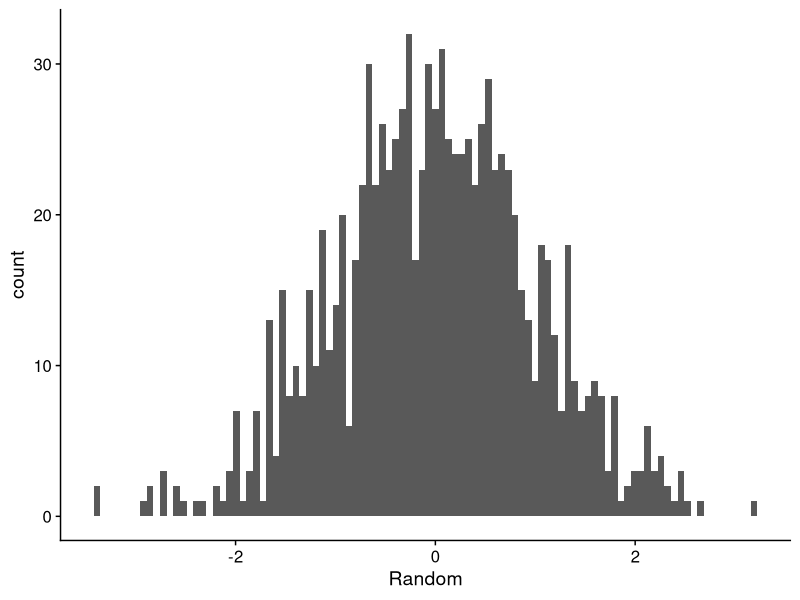
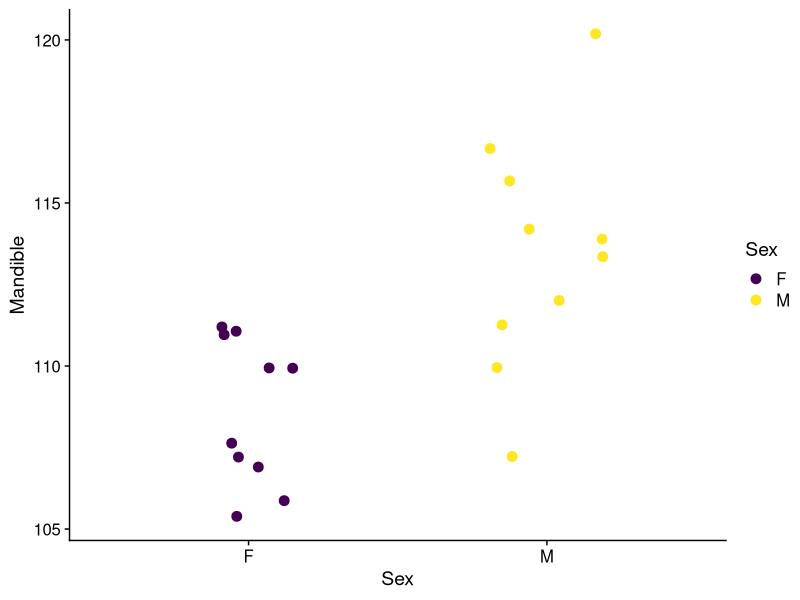
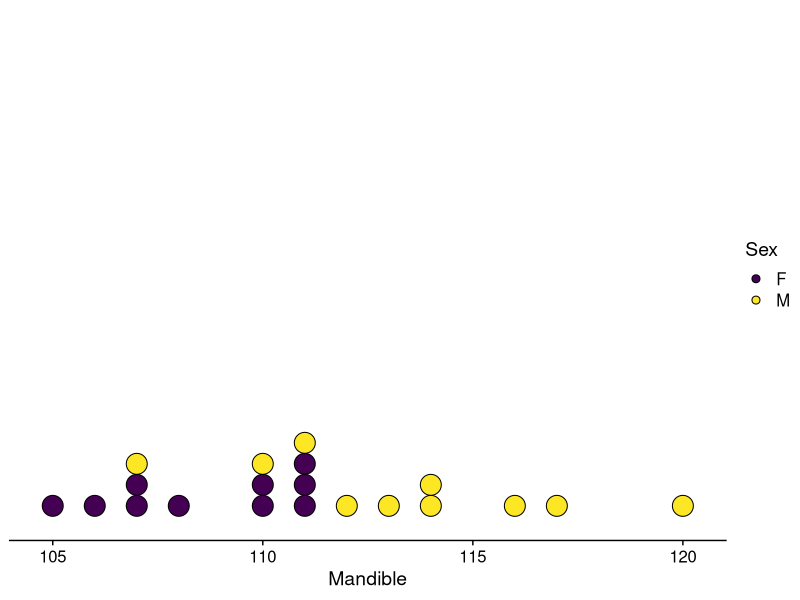
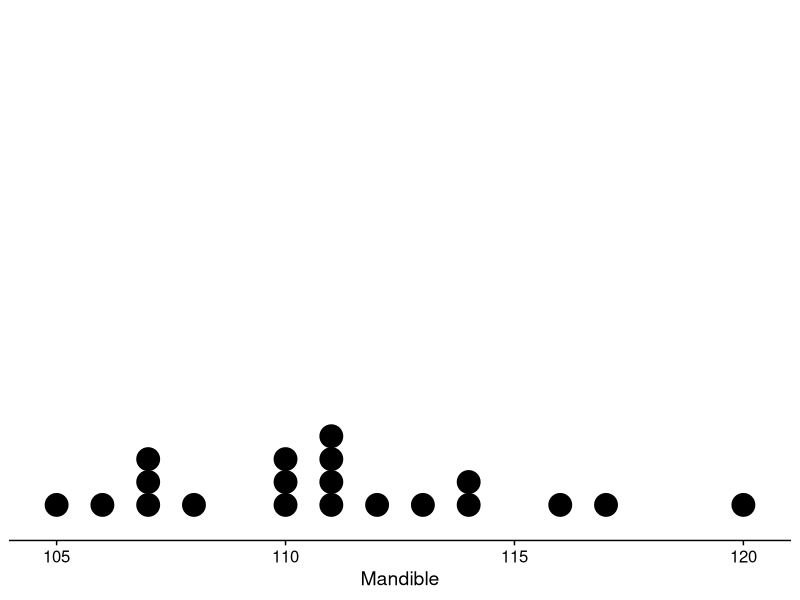
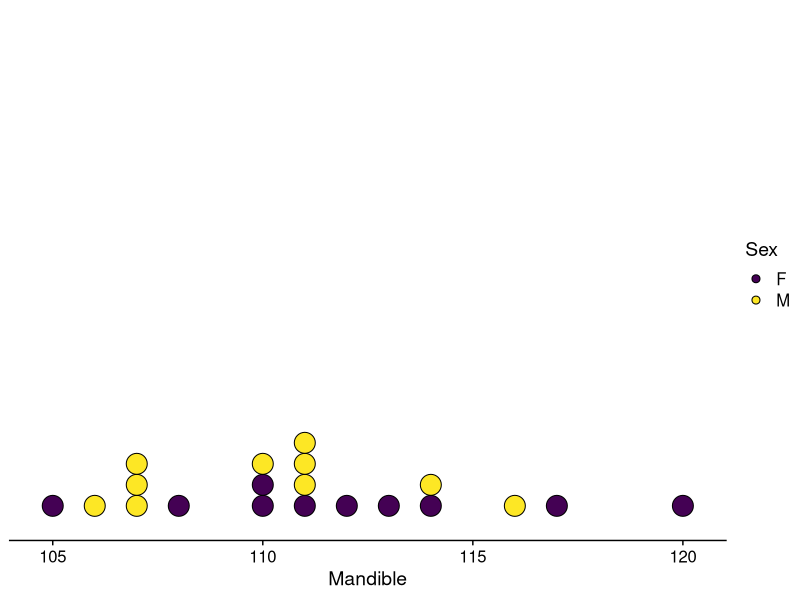
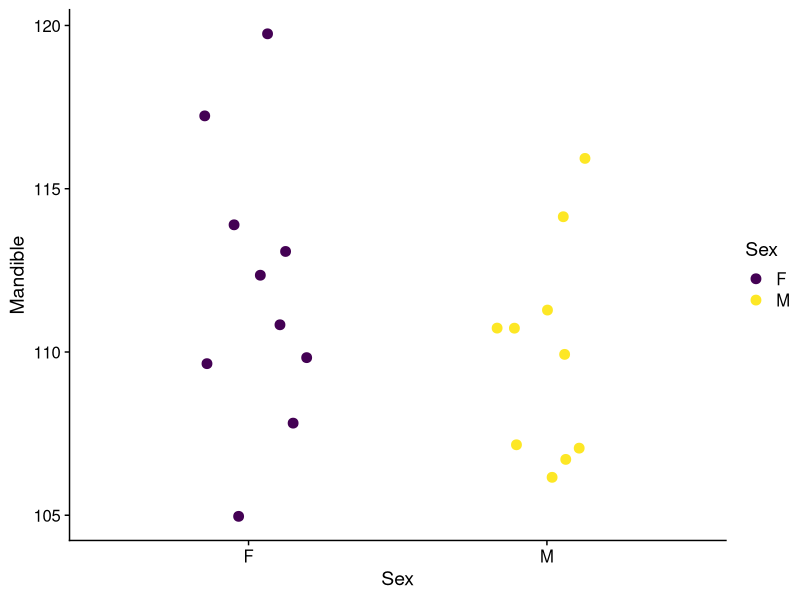
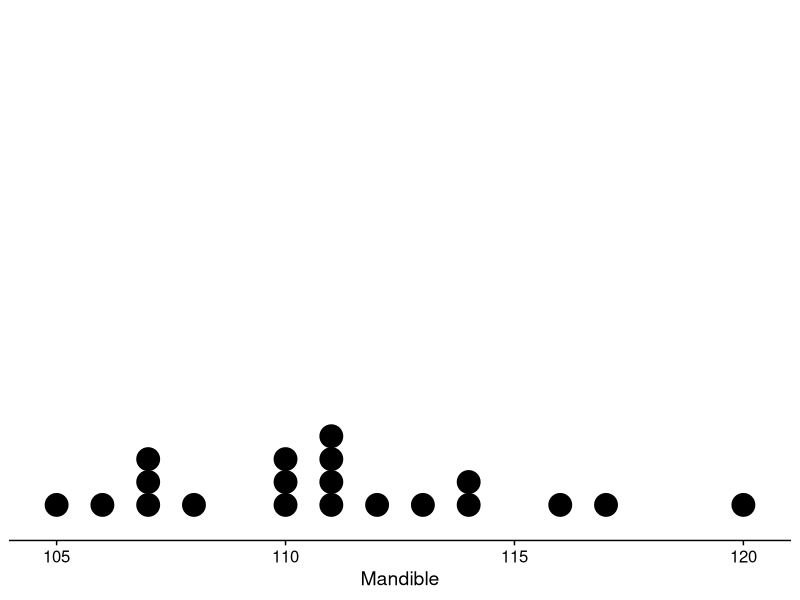
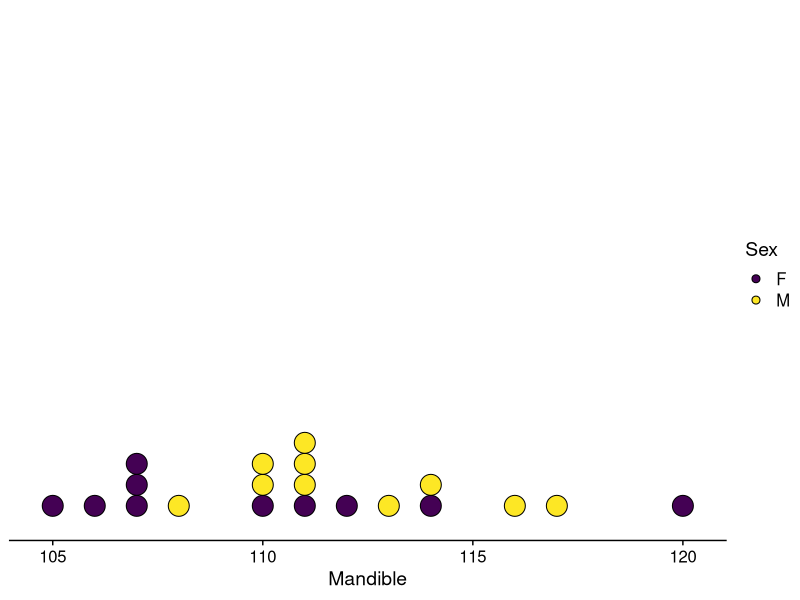

Source code (R) for these figures, in order:
## ---- chunk 1
#| label: setup
#| echo: false
#| warning: false
#| message: false

library(tidyverse)
library(readxl)
library(cowplot)
ggplot2::theme_set(theme_cowplot())
library(viridis)
set.seed(478239)
## ---- chunk 2

rand.vals <- tibble("Random" = rnorm(1000))

ggplot(rand.vals, aes(Random)) +
  geom_histogram(bins=100)  

## ---- chunk 3

M <- read_excel("Data/Jackals.xlsx")
M <- M |> mutate(Sex = factor(Sex)) |> as.data.frame()
M |> ggplot(aes(Sex, Mandible, color = Sex)) +
  geom_point(position = position_jitter(0.2), size = 3) +
  scale_color_viridis(discrete=TRUE)
  

obs <- mean(M$Mandible[M$Sex == "F"]) -
   mean(M$Mandible[M$Sex == "M"])
## ---- chunk 4
M.set <- M %>%
  mutate("Original"= M$Sex)

M.set |> ggplot(aes(Mandible, fill = Sex)) + 
  geom_dotplot(method="histodot", binwidth = 0.5, stackgroups = TRUE) +
  scale_fill_viridis(discrete=TRUE) +
  scale_y_continuous(NULL, breaks = NULL) 

## ---- chunk 5

M.set |> ggplot(aes(Mandible)) + 
  geom_dotplot(method="histodot", binwidth = 0.5, stackgroups = TRUE) +
  scale_fill_viridis(discrete=TRUE) +
  scale_y_continuous(NULL, breaks = NULL) 

## ---- chunk 6

M.set$Sex <- sample(M.set$Sex)

M.set |> ggplot(aes(Mandible, fill=Sex)) + 
  geom_dotplot(method="histodot", binwidth = 0.5, stackgroups = TRUE) +
  scale_fill_viridis(discrete=TRUE) +
  scale_y_continuous(NULL, breaks = NULL) 
## ---- chunk 7

M.set |>
  ggplot(aes(Sex, Mandible, color = Sex)) +
  geom_point(position = position_jitter(0.2), size = 3) +
  scale_color_viridis(discrete=TRUE)

## ---- chunk 8

M.set$Sex <- sample(M.set$Sex)

M.set |> ggplot(aes(Mandible)) + 
  geom_dotplot(method="histodot", binwidth = 0.5, stackgroups = TRUE) +
  scale_fill_viridis(discrete=TRUE) +
  scale_y_continuous(NULL, breaks = NULL)

M.set |> ggplot(aes(Mandible, fill=Sex)) + 
  geom_dotplot(method="histodot", binwidth = 0.5, stackgroups = TRUE) +
  scale_fill_viridis(discrete=TRUE) +
  scale_y_continuous(NULL, breaks = NULL) 
## ---- chunk 9

nreps <- 1e4
diffs <- numeric(length = nreps)
diffs[1] <- obs
for (ii in 2:nreps) {
  Rand_Sex <- sample(M$Sex)
  diffs[ii] <- mean(M$Mandible[Rand_Sex == "F"]) -
    mean(M$Mandible[Rand_Sex == "M"])
}

ggplot(data.frame(diffs), aes(diffs)) +
  geom_histogram(bins = 25) +
  geom_vline(xintercept = diffs[1], color = "red") +
  labs(x = "Difference", y = "Count")

## ---- chunk 10
#| echo: true
t.test(Mandible ~ Sex, data = M)

